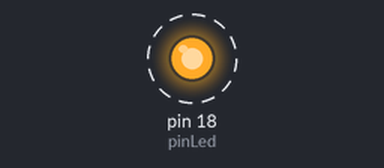
A sketch run on a simulated Arduino Uno, built with avr-gcc and run on an emulated ATmega328P. Shown: output pins drawn as LEDs (lit = HIGH). Dashed ring = blinking.

Above: at 0.15 s.
Timing chart, 0 to 3.0 s (numbered marks = the images above):
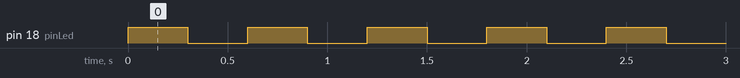

Measured:
- by itself, pin 18 (pinLed): alternates HIGH for 0.30 s and LOW for 0.30 s

The sketch:

void_de_viado_corno1.ino
```cpp
#include <Arduino.h>
#define  pinLed 18
//Prototipo da função

void ligaLed(uint8_t pin);
void desligaLed(uint8_t pin);


void setup()
{
 pinMode(pinLed,OUTPUT);
}

void loop()
{
  ligaLed(pinLed);
  delay(300);
  desligaLed(pinLed);
  delay(300);
}


void ligaLed(uint8_t pin)
{
digitalWrite(pin,HIGH);
}


void desligaLed(uint8_t pin)
{
  digitalWrite(pin,LOW);
}
```
